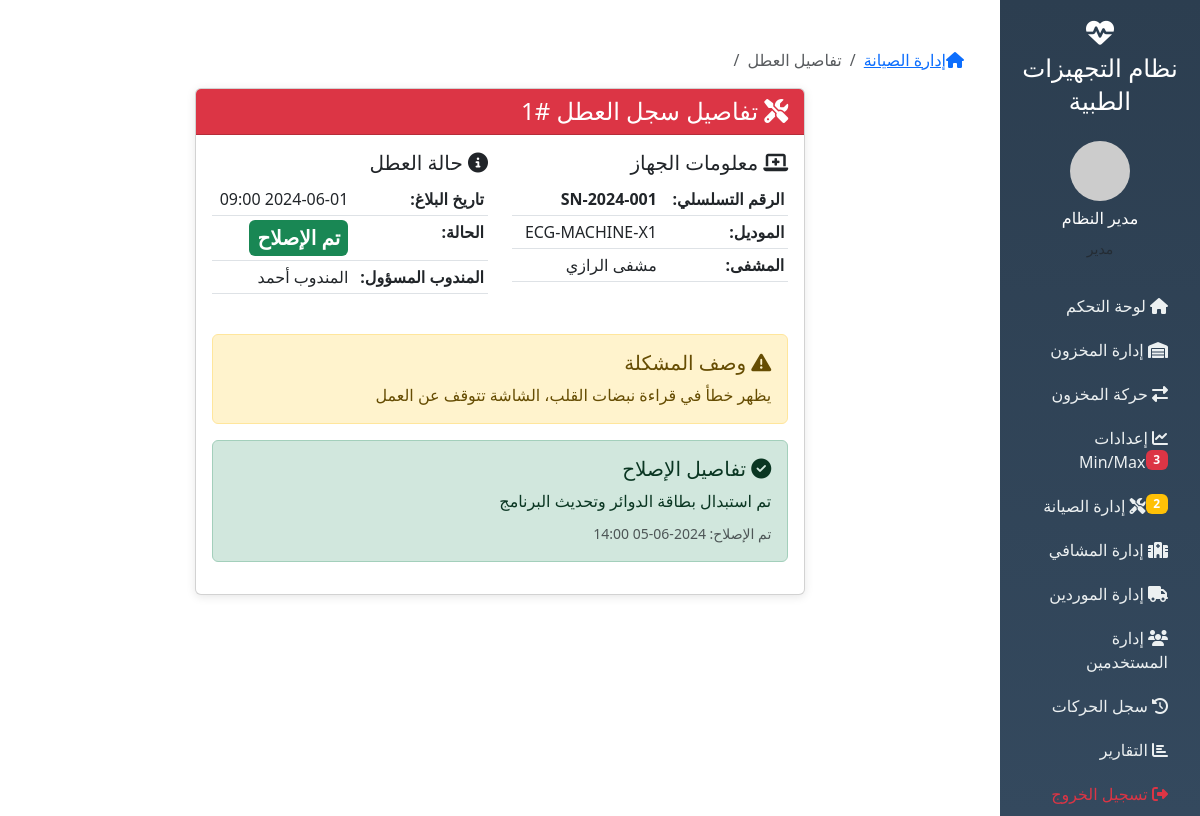
Screenshot of /maintenance_card.php?id=1 (signed in) with the database file from the repository.
### tables this page shows
CREATE TABLE maintenance_logs (
    id INT AUTO_INCREMENT PRIMARY KEY,
    device_id INT NOT NULL,
    hospital_id INT NOT NULL,
    reported_by INT DEFAULT NULL,
    assigned_rep_id INT NOT NULL,
    problem_description TEXT NOT NULL,
    status ENUM('pending', 'in_progress', 'resolved') DEFAULT 'pending',
    reported_date DATETIME DEFAULT CURRENT_TIMESTAMP,
    start_date DATETIME DEFAULT NULL,
    resolution_notes TEXT,
    resolved_date DATETIME DEFAULT NULL,
    created_at TIMESTAMP DEFAULT CURRENT_TIMESTAMP,
    updated_at TIMESTAMP DEFAULT CURRENT_TIMESTAMP ON UPDATE CURRENT_TIMESTAMP,
    FOREIGN KEY (device_id) REFERENCES devices(id) ON DELETE CASCADE,
    FOREIGN KEY (hospital_id) REFERENCES hospitals(id) ON DELETE CASCADE,
    FOREIGN KEY (reported_by) REFERENCES users(id) ON DELETE SET NULL,
    FOREIGN KEY (assigned_rep_id) REFERENCES users(id) ON DELETE CASCADE,
    INDEX idx_device (device_id),
    INDEX idx_status (status),
    INDEX idx_assigned (assigned_rep_id)
);

CREATE TABLE devices (
    id INT AUTO_INCREMENT PRIMARY KEY,
    serial_number VARCHAR(50) NOT NULL UNIQUE,
    model VARCHAR(100) NOT NULL,
    brand VARCHAR(50),
    supplier_id INT,
    purchase_date DATE NOT NULL,
    warranty_months INT NOT NULL DEFAULT 12,
    warranty_expiry_date DATE,
    purchase_price DECIMAL(10,2),
    notes TEXT,
    status ENUM('in_stock', 'sold', 'maintenance') DEFAULT 'in_stock',
    current_hospital_id INT DEFAULT NULL,
    sold_date DATE DEFAULT NULL,
    sold_price DECIMAL(10,2),
    created_at TIMESTAMP DEFAULT CURRENT_TIMESTAMP,
    updated_at TIMESTAMP DEFAULT CURRENT_TIMESTAMP ON UPDATE CURRENT_TIMESTAMP,
    FOREIGN KEY (supplier_id) REFERENCES suppliers(id) ON DELETE SET NULL,
    FOREIGN KEY (current_hospital_id) REFERENCES hospitals(id) ON DELETE SET NULL,
    INDEX idx_serial (serial_number),
    INDEX idx_status (status),
    INDEX idx_model (model),
    INDEX idx_warranty (warranty_expiry_date)
);

CREATE TABLE hospitals (
    id INT AUTO_INCREMENT PRIMARY KEY,
    name VARCHAR(100) NOT NULL,
    rep_id INT DEFAULT NULL,
    contact_person VARCHAR(100),
    phone VARCHAR(20),
    email VARCHAR(100),
    address TEXT,
    notes TEXT,
    created_at TIMESTAMP DEFAULT CURRENT_TIMESTAMP,
    is_active BOOLEAN DEFAULT TRUE,
    FOREIGN KEY (rep_id) REFERENCES users(id) ON DELETE SET NULL,
    INDEX idx_rep (rep_id)
);

CREATE TABLE users (
    id INT AUTO_INCREMENT PRIMARY KEY,
    username VARCHAR(50) NOT NULL UNIQUE,
    email VARCHAR(100) NOT NULL UNIQUE,
    password VARCHAR(255) NOT NULL,
    full_name VARCHAR(100) NOT NULL,
    role ENUM('admin', 'rep', 'storekeeper') NOT NULL DEFAULT 'storekeeper',
    phone VARCHAR(20),
    last_login DATETIME DEFAULT NULL,
    last_login_ip VARCHAR(45),
    created_at TIMESTAMP DEFAULT CURRENT_TIMESTAMP,
    is_active BOOLEAN DEFAULT TRUE,
    INDEX idx_role (role),
    INDEX idx_username (username)
);

### models/Maintenance.php (called while the page is built, shortened)
<?php
class Maintenance {
    private $pdo;
    public function __construct($pdo) {
        $this->pdo = $pdo;
    }
    public function getById($id) {
        $stmt = $this->pdo->prepare("SELECT ml.*, d.serial_number, d.model,
            h.name as hospital_name,
            u1.full_name as reported_by_name,
            u2.full_name as rep_name
            FROM maintenance_logs ml
            JOIN devices d ON ml.device_id = d.id
            LEFT JOIN hospitals h ON ml.hospital_id = h.id
            LEFT JOIN users u1 ON ml.reported_by = u1.id
            LEFT JOIN users u2 ON ml.assigned_rep_id = u2.id
            WHERE ml.id = ?");
        $stmt->execute([$id]);
        return $stmt->fetch();
    }
}

### models/Device.php (called while the page is built, shortened)
<?php
class Device {
    private $pdo;
    public function __construct($pdo) {
        $this->pdo = $pdo;
    }
    public function getById($id) {
        $stmt = $this->pdo->prepare("SELECT d.*, s.name as supplier_name,
            s.phone as supplier_phone, h.name as hospital_name,
            u.full_name as rep_name FROM devices d
            LEFT JOIN suppliers s ON d.supplier_id = s.id
            LEFT JOIN hospitals h ON d.current_hospital_id = h.id
            LEFT JOIN users u ON h.rep_id = u.id
            WHERE d.id = ?");
        $stmt->execute([$id]);
        return $stmt->fetch();
    }
}

### maintenance_card.php (the view, shortened to what this page needs)
<?php
require_once __DIR__ . '/includes/header.php';
$id = $_GET['id'] ?? 0;
$maint = $maintenanceModel->getById($id);
$device = $deviceModel->getById($maint['device_id']);
?>
<!DOCTYPE html>
<html lang="ar" dir="rtl">
<head>
    <link href="https://cdn.jsdelivr.net/npm/bootstrap@5.3.0/dist/css/bootstrap.min.css" rel="stylesheet">
    <link href="https://cdnjs.cloudflare.com/ajax/libs/font-awesome/6.4.0/css/all.min.css" rel="stylesheet">
</head>
<body>
    <?php require_once __DIR__ . '/includes/header.php'; ?>
    <div class="container-fluid mt-4">
        <nav aria-label="breadcrumb">
            <ol class="breadcrumb">
                <li class="breadcrumb-item"><a href="index.php"><i class="fas fa-home"></i></a></li>
                <li class="breadcrumb-item"><a href="maintenance.php">إدارة الصيانة</a></li>
                <li class="breadcrumb-item active">تفاصيل العطل</li>
            </ol>
        </nav>
        <div class="row">
            <div class="col-lg-8 mx-auto">
                <div class="card">
                    <div class="card-header bg-danger text-white">
                        <h4 class="mb-0"><i class="fas fa-tools"></i> تفاصيل سجل العطل #<?= $maint['id'] ?></h4>
                    </div>
                    <div class="card-body">
                        <div class="row mb-4">
                            <div class="col-md-6">
                                <h5><i class="fas fa-laptop-medical"></i> معلومات الجهاز</h5>
                                <table class="table table-sm">
                                    <tr>
                                        <th>الرقم التسلسلي:</th>
                                        <td><strong><?= htmlspecialchars($device['serial_number']) ?></strong></td>
                                    </tr>
                                    <tr>
                                        <th>الموديل:</th>
                                        <td><?= htmlspecialchars($device['model']) ?></td>
                                    </tr>
                                    <tr>
                                        <th>المشفى:</th>
                                        <td><?= htmlspecialchars($maint['hospital_name']) ?></td>
                                    </tr>
                                </table>
                            </div>
                            <div class="col-md-6">
                                <h5><i class="fas fa-info-circle"></i> حالة العطل</h5>
                                <table class="table table-sm">
                                    <tr>
                                        <th>تاريخ البلاغ:</th>
                                        <td><?= date('Y-m-d H:i', strtotime($maint['reported_date'])) ?></td>
                                    </tr>
                                    <tr>
                                        <th>الحالة:</th>
                                        <td>
                                            <span class="badge fs-5 p-2 bg-<?= $maint['status'] == 'resolved' ? 'success' : ($maint['status'] == 'in_progress' ? 'warning' : 'danger') ?>">
                                                <?= $maintenance_status[$maint['status']] ?>
                                            </span>
                                        </td>
                                    </tr>
                                    <tr>
                                        <th>المندوب المسؤول:</th>
                                        <td><?= htmlspecialchars($maint['rep_name']) ?></td>
                                    </tr>
                                </table>
                            </div>
                        </div>
                        <div class="alert alert-warning">
                            <h5><i class="fas fa-exclamation-triangle"></i> وصف المشكلة</h5>
                            <p class="mb-0"><?= nl2br(htmlspecialchars($maint['problem_description'])) ?></p>
                        </div>
                        <?php if ($maint['resolution_notes']): ?>
                        <div class="alert alert-success">
                            <h5><i class="fas fa-check-circle"></i> تفاصيل الإصلاح</h5>
                            <p class="mb-2"><?= nl2br(htmlspecialchars($maint['resolution_notes'])) ?></p>
                            <small class="text-muted">
                                تم الإصلاح: <?= $maint['resolved_date'] ? date('Y-m-d H:i', strtotime($maint['resolved_date'])) : '-' ?>
                            </small>
                        </div>
                        <?php endif; ?>
                    </div>
                </div>
            </div>
        </div>
    </div>
    <?php require_once __DIR__ . '/includes/footer.php'; ?>
</body>
</html>

### includes/header.php (style rules this page uses)
.card { border: none; box-shadow: 0 2px 10px rgba(0,0,0,0.1); margin-bottom: 20px; }
.card-header { background: #f8f9fa; border-bottom: 1px solid #e9ecef; font-weight: bold; }

### rows the page displays
maintenance_logs: id "1", hospital.name "مشفى الرازي", reported_date "2024-06-01 09:00", status "تم الإصلاح", assigned_rep.full_name "المندوب أحمد", problem_description "يظهر خطأ في قراءة نبضات القلب، الشاشة تتوقف عن العمل", resolution_notes "تم استبدال بطاقة الدوائر وتحديث البرنامج", resolved_date "2024-06-05 14:00"
devices: serial_number "SN-2024-001", model "ECG-MACHINE-X1"

### other values shown
$_SESSION['full_name'] "مدير النظام"
$roles[$_SESSION['role']] "مدير"
count($minmaxAlerts) "3"
count($pending) "2"
